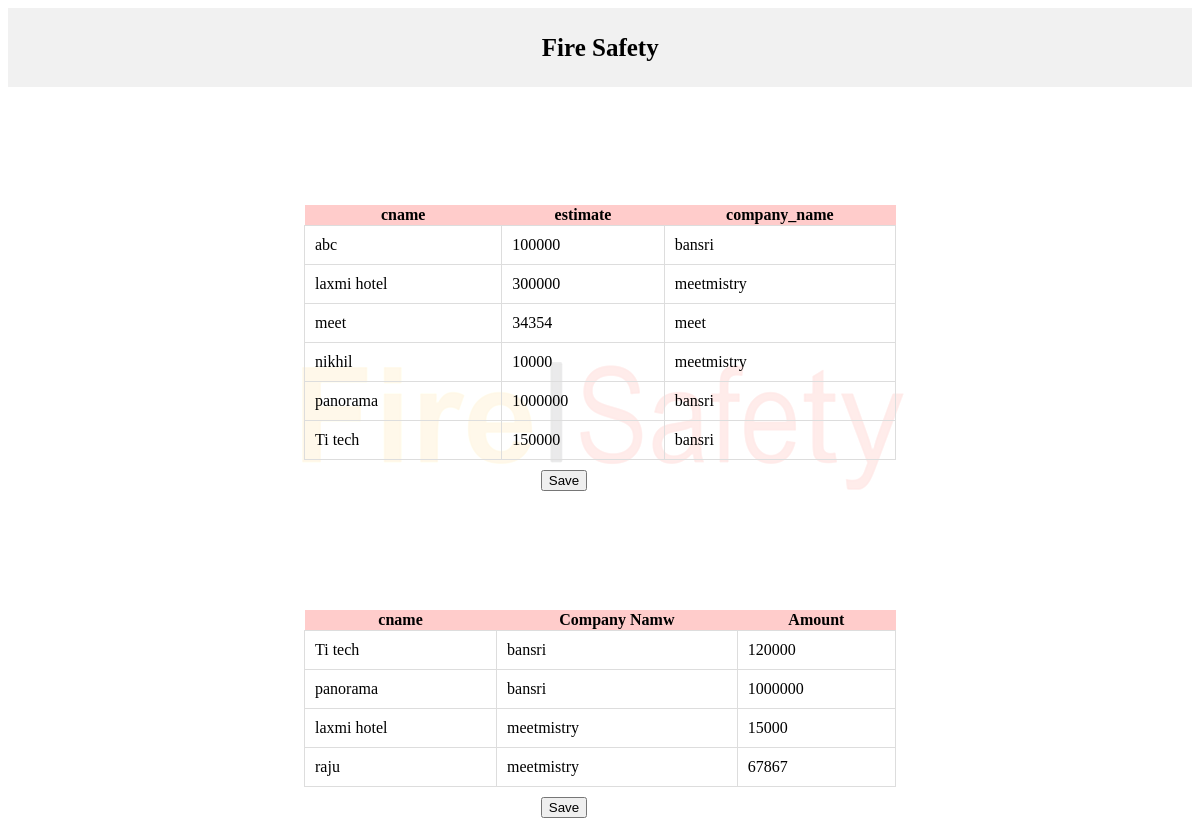
The page /t.php on the database its author committed.
### tables this page shows
CREATE TABLE `cust_date` (
  `cname` varchar(250) NOT NULL,
  `estimate` int(250) NOT NULL,
  `company_name` varchar(250) NOT NULL
);

CREATE TABLE `income` (
  `inid` bigint(255) NOT NULL,
  `cname` varchar(250) NOT NULL,
  `company_name` varchar(250) NOT NULL,
  `amount` int(250) NOT NULL,
  `amt_date` date NOT NULL,
  `des` text NOT NULL
);

### t.php (the view, shortened to what this page needs)
<html>
    <head>
        <link rel="stylesheet" href="style.css">
    </head>
    <div class="header">
            <a href="#default" class="logo" style="padding-left:45%;">Fire Safety</a>
    </div>
    <body>
<?php
$conn = mysqli_connect("localhost", "root", "", "id20230661_myoffice");
$sql = "SELECT * FROM cust_date";
$sql1="SELECT * FROM income";
$result = mysqli_query($conn, $sql);
$result1 = mysqli_query($conn, $sql1);?>
<div id="content" style="margin-top:20px;">
<table style="width:50%;">
  <tr>
  <th><?php echo 'cname'?></th>
  <th><?php echo 'estimate'?></th>
  <th><?php echo 'company_name'?></th>
</tr>
<?php while ($row = mysqli_fetch_assoc($result)) {?>
  <tr>
  <td><?php echo $row['cname']?></td>
    <td><?php echo $row['estimate']?></td>
    <td><?php echo $row['company_name']?></td>
</tr>
<?php } ?>
</table>
</div>
<button id="print" style="margin-top:10px;margin-left:45%;" >Save</button>
<div id="content1">
      <table style="width:50%;">
        <tr>
        <th><?php echo 'cname'?></th>
        <th><?php echo 'Company Namw'?></th>
        <th><?php echo 'Amount'?></th>
      </tr>
      <?php while ($row1 = mysqli_fetch_assoc($result1)) {?>
        <tr>
        <td><?php echo $row1['cname']?></td>
          <td><?php echo $row1['company_name']?></td>
          <td><?php echo $row1['amount']?></td>
      </tr>
      <?php } ?>
      </table>
</div>
<button id="print1" style="margin-top:10px;margin-left:45%;" >Save</button>
<br>
      <br>
</body>
</html>

### t.php (style rules this page uses)
html { height: 100%; }
body { position: relative; height: 100%; }
body:before { content: ' '; position: absolute; top: 0; bottom: 0; left: 0; right: 0; background: url(background.png); background-position: center; background-repeat: no-repeat; background-attachment: fixed; z-index: -1; opacity: 2.5; }
.header { overflow: hidden; background-color: #f1f1f1; padding: 15px 10px; }
.header a { float: left; color:black; text-align: center; padding: 12px; text-decoration: none; font-size: 18px; line-height: 25px; border-radius: 4px; }
.header a.logo { font-size: 25px; font-weight: bold; }
td { padding: 10px; text-align: left; border: 1px solid #ddd; }
table { border-collapse: collapse; width: 100%; margin-left:25%; margin-top:10%; }
th { background-color:#FFCCCB; }

### rows shown on the page
cust_date: cname "abc", estimate "100000", company_name "bansri"
cust_date: cname "laxmi hotel", estimate "300000", company_name "meetmistry"
cust_date: cname "meet", estimate "34354", company_name "meet"
cust_date: cname "nikhil", estimate "10000", company_name "meetmistry"
cust_date: cname "panorama", estimate "1000000", company_name "bansri"
cust_date: cname "Ti tech", estimate "150000", company_name "bansri"
income: cname "Ti tech", company_name "bansri", amount "120000"
income: cname "panorama", company_name "bansri", amount "1000000"
income: cname "laxmi hotel", company_name "meetmistry", amount "15000"
income: cname "raju", company_name "meetmistry", amount "67867"
